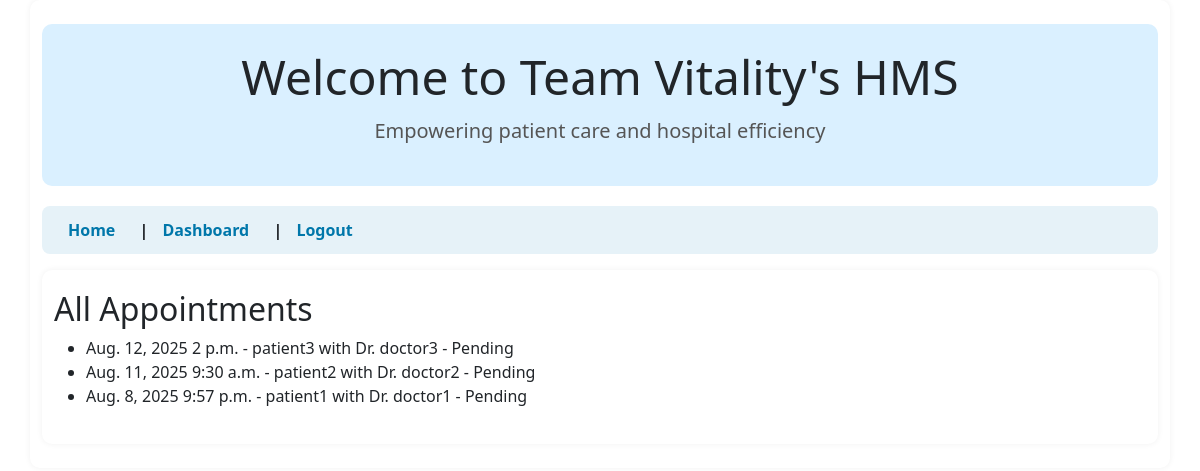
Screenshot of /adminpanel/appointments/ (signed in) with the database file from the repository.
### appointments/models.py (models this page shows, shortened)
class Appointment(models.Model):
    STATUS = (('Pending','Pending'), ('Approved','Approved'), ('Declined','Declined'), ('Cancelled','Cancelled'))
    patient = models.ForeignKey('patients.Patient', on_delete=models.CASCADE, related_name='appointments')
    doctor = models.ForeignKey('doctors.Doctor', on_delete=models.CASCADE, related_name='appointments')
    date = models.DateField()
    time = models.TimeField()
    reason = models.CharField(max_length=200, blank=True)
    status = models.CharField(max_length=20, choices=STATUS, default='Pending')
    created_at = models.DateTimeField(auto_now_add=True)
    class Meta:
        unique_together = ('doctor', 'date', 'time')

### patients/models.py (models this page shows, shortened)
class Patient(models.Model):
    user = models.OneToOneField(User, on_delete=models.CASCADE, related_name='patient')
    symptoms = models.TextField()
    approved = models.BooleanField(default=False)  # mirrors Profile.approved (for convenience)
    is_discharged = models.BooleanField(default=False)
    discharge_date = models.DateField(null=True, blank=True)
    history = models.TextField(blank=True, default='')

### doctors/models.py (models this page shows, shortened)
class Doctor(models.Model):
    user = models.OneToOneField(User, on_delete=models.CASCADE, related_name='doctor')
    specialization = models.CharField(max_length=120)
    approved = models.BooleanField(default=False)

### adminpanel/views.py (the view)
# urls.py: path('appointments/', appointments_overview, name='appointments_overview'),
@login_required
@role_required('Admin')
def appointments_overview(request):
    appts = Appointment.objects.select_related('patient__user','doctor__user').order_by('-date','-time')
    return render(request, 'adminpanel/appointments.html', {'appointments': appts})

### accounts/utils.py (called while the page is built)
def role_required(role_name):
    def decorator(view_func):
        @wraps(view_func)
        def _wrapped(request, *args, **kwargs):
            user = request.user
            if not user.is_authenticated:
                from django.contrib.auth.views import redirect_to_login
                return redirect_to_login(next=request.get_full_path())
            profile = getattr(user, 'profile', None)
            if not profile or profile.role != role_name:
                raise PermissionDenied
            if role_name in ('Patient', 'Doctor') and not profile.approved:
                raise PermissionDenied
            return view_func(request, *args, **kwargs)
        return _wrapped
    return decorator

### templates/adminpanel/appointments.html
{% extends 'base.html' %}
{% block content %}
<h2>All Appointments</h2>
<ul>
  {% for a in appointments %}
    <li>{{ a.date }} {{ a.time }} - {{ a.patient.user.username }} with Dr. {{ a.doctor.user.username }} - {{ a.status }}</li>
  {% empty %}<li>No appointments.</li>{% endfor %}
</ul>
{% endblock %}

### templates/base.html (shortened to what this page needs)
<!doctype html>
<html>
<head>
  {% load static %}
  <link rel="stylesheet" href="{% static 'css/style.css' %}">
  <link rel="stylesheet" href="https://cdn.jsdelivr.net/npm/bootstrap@5.3.3/dist/css/bootstrap.min.css">
</head>
<body class="container py-4">
  <header class="text-center py-4">
    <h1 class="display-5">Welcome to Team Vitality's HMS</h1>
    <p class="lead">Empowering patient care and hospital efficiency</p>
  </header>
  <nav class="mb-3">
    <a href="/">Home</a> |
    {% if user.is_authenticated %}
      <a href="{% url 'post_login_redirect' %}">Dashboard</a> |
      <a href="{% url 'logout' %}">Logout</a>
    {% else %}
      <a href="{% url 'login' %}">Login</a> |
      <a href="{% url 'signup_patient' %}">Sign up (Patient)</a> |
      <a href="{% url 'signup_doctor' %}">Sign up (Doctor)</a>
    {% endif %}
  </nav>
  <div class="container">
    {% block content %}{% endblock %}
  </div>
</body>
</html>

### static/css/style.css (style rules this page uses)
body { font-family: 'Segoe UI', sans-serif; background-color: #f0f9ff; color: #333; margin: 0; padding: 0; }
h1, h2 { color: #0055aa; margin-bottom: 10px; }
nav { background-color: #e6f2f8; padding: 12px 16px; border-radius: 8px; margin-bottom: 20px; font-weight: 600; }
nav a { color: #0077aa; margin-right: 10px; padding: 6px 10px; text-decoration: none; border-radius: 5px; transition: background-color 0.3s ease; }
header { background-color: #daf0ff; padding: 20px; border-radius: 10px; text-align: center; margin-bottom: 20px; }
header h1 { font-size: 2rem; margin-bottom: 10px; }
header p { font-size: 1.1rem; color: #555; }
.container { background-color: #ffffff; padding: 20px; border-radius: 10px; box-shadow: 0 0 6px rgba(0, 0, 0, 0.06); }

### rows the page displays
Appointment: date "Aug. 12, 2025", time "2 p.m.", patient.user.username "patient3", doctor.user.username "doctor3", status "Pending"
Appointment: date "Aug. 11, 2025", time "9:30 a.m.", patient.user.username "patient2", doctor.user.username "doctor2", status "Pending"
Appointment: date "Aug. 8, 2025", time "9:57 p.m.", patient.user.username "patient1", doctor.user.username "doctor1", status "Pending"
